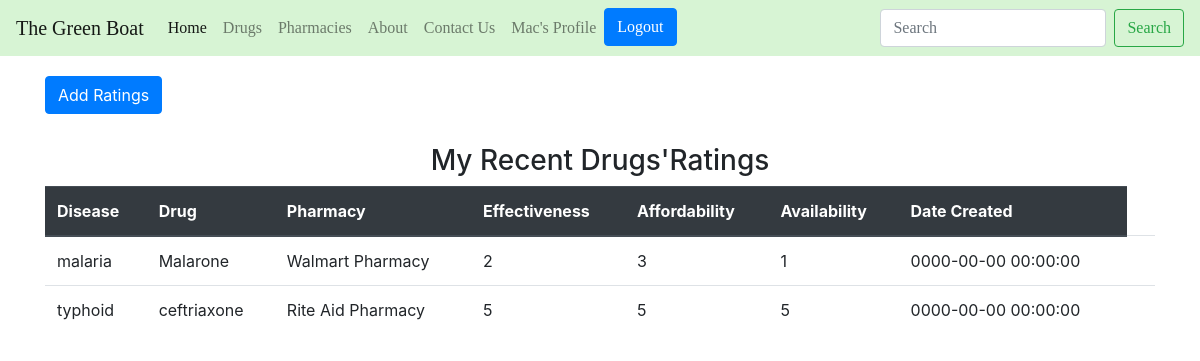
Page /myratings.php (signed in) on the committed database.
### tables this page shows
CREATE TABLE `ratings` (
  `id` int(11) NOT NULL,
  `disease` varchar(255) NOT NULL,
  `mid` int(11) NOT NULL,
  `d_id` int(11) NOT NULL,
  `r_effectiveness` int(11) NOT NULL,
  `r_affordability` int(11) NOT NULL,
  `r_availability` int(11) NOT NULL,
  `p_id` int(11) DEFAULT NULL,
  `created_date` datetime NOT NULL DEFAULT CURRENT_TIMESTAMP
);

CREATE TABLE `drugs` (
  `d_id` int(11) NOT NULL,
  `d_name` varchar(300) NOT NULL,
  `d_desc` varchar(500) NOT NULL,
  `d_use` varchar(300) NOT NULL
);

CREATE TABLE `pharmacies` (
  `p_id` int(11) NOT NULL,
  `p_name` varchar(256) NOT NULL,
  `p_address` varchar(300) NOT NULL
);

### includes/ratings.php (the view, shortened to what this page needs)
<?php
	class ratings{
        protected $ratings = "ratings";
        protected $drugs = "drugs";
        protected $pharmacies = "pharmacies";
    function getMyRatings(){
        $conn = new mysqli("localhost", "root", "pass123", "boat");
        $myid = $_SESSION['u_id'];
        $sql = "SELECT * FROM $this->ratings
        LEFT JOIN $this->drugs ON ratings.d_id = drugs.d_id
        LEFT JOIN $this->pharmacies ON ratings.p_id = pharmacies.p_id
        WHERE ratings.mid = '$myid'
        ORDER BY ratings.id DESC";
        $query = mysqli_query($conn, $sql);
        echo'
        <div class="container">
        <table class="table">
            <thead class="thead-dark">
                <tr>
                    <th scope="col">Disease</th>
                    <th scope="col">Drug</th>
                    <th scope="col">Pharmacy</th>
                    <th scope="col">Effectiveness</th>
                    <th scope="col">Affordability</th>
                    <th scope="col">Availability</th>
                    <th scope="col">Date Created</th>
                </tr>
            </thead>
            <tbody>';
        while($result = mysqli_fetch_assoc($query)){
            echo'
                <tr>
                    <td>'.$result['disease'].'</td>
                    <td>'.$result['d_name'].'</td>
                    <td>'.$result['p_name'].'</td>
                    <td>'.$result['r_effectiveness'].'</td>
                    <td>'.$result['r_affordability'].'</td>
                    <td>'.$result['r_availability'].'</td>
                    <td>'.$result['created_date'].'</td>';
                echo '<td></td>
                </tr>';
        }
           echo' <div class="container">
                </tbody>
                </table> </div>';
    }
}

### rows in the picture
ratings: disease "malaria", d.d_name "Malarone", p.p_name "Walmart Pharmacy", r_effectiveness "2", r_affordability "3", r_availability "1", created_date "0000-00-00 00:00:00"
ratings: disease "typhoid", d.d_name "ceftriaxone", p.p_name "Rite Aid Pharmacy", r_effectiveness "5", r_affordability "5", r_availability "5", created_date "0000-00-00 00:00:00"

### other values in the picture
$_SESSION["u_first"] "Mac"
